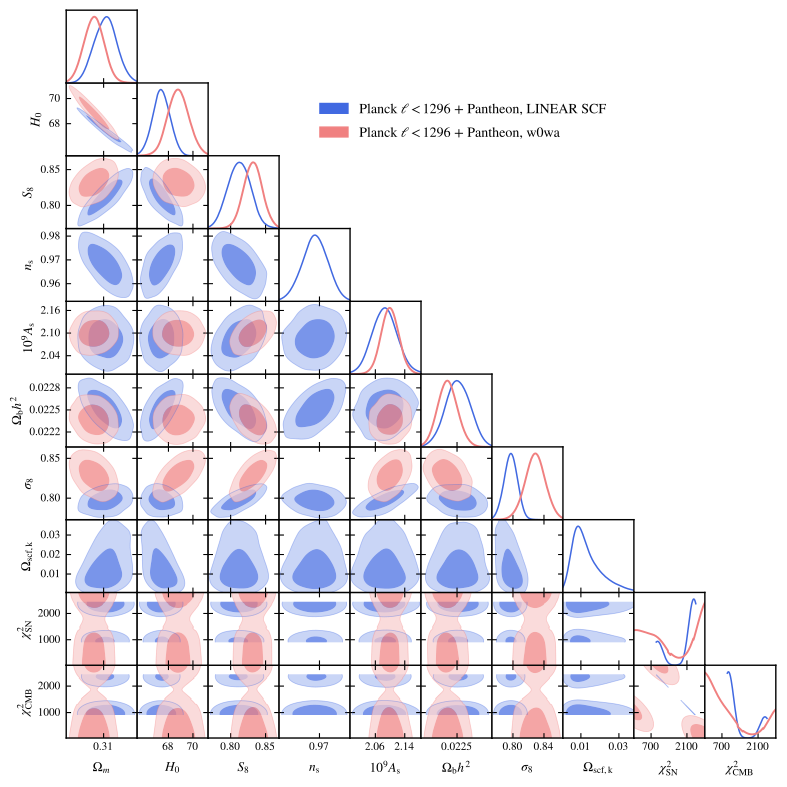

Reproduce this figure in Python.
import getdist.plots as gplot
from getdist import MCSamples
from getdist import loadMCSamples
import os
import matplotlib
import subprocess
import matplotlib.pyplot as plt
import numpy as np

# GENERAL PLOT OPTIONS
matplotlib.rcParams['mathtext.fontset'] = 'stix'
matplotlib.rcParams['font.family'] = 'STIXGeneral'
matplotlib.rcParams['mathtext.rm'] = 'Bitstream Vera Sans'
matplotlib.rcParams['mathtext.it'] = 'Bitstream Vera Sans:italic'
matplotlib.rcParams['mathtext.bf'] = 'Bitstream Vera Sans:bold'
matplotlib.rcParams['xtick.bottom'] = True
matplotlib.rcParams['xtick.top'] = False
matplotlib.rcParams['ytick.right'] = False
matplotlib.rcParams['axes.edgecolor'] = 'black'
matplotlib.rcParams['axes.linewidth'] = '1.0'
matplotlib.rcParams['axes.labelsize'] = 'medium'
matplotlib.rcParams['axes.grid'] = True
matplotlib.rcParams['grid.linewidth'] = '0.0'
matplotlib.rcParams['grid.alpha'] = '0.18'
matplotlib.rcParams['grid.color'] = 'lightgray'
matplotlib.rcParams['legend.labelspacing'] = 0.77
matplotlib.rcParams['savefig.bbox'] = 'tight'
matplotlib.rcParams['savefig.format'] = 'pdf'

# ADDING NEFF AS DERIVED PARAMETER
num_points_thin = 30000

parameter = [u'omegam2', u'H0', u'SS8',u'n_s',u'As_1e9',
u'omegabh2',u'sigma8',u'Omega0_scf_ke',u'chi2__SN',u'chi2__CMB']
chaindir=r'./'

analysissettings={'smooth_scale_1D':0.45,'smooth_scale_2D':0.45,
'ignore_rows': u'0.75','range_confidence' : u'0.025'}

analysissettings2={'smooth_scale_1D':0.45,'smooth_scale_2D':0.45,
'ignore_rows': u'0.0','range_confidence' : u'0.025'}


root_chains = (
  'EXAMPLE_MCMC803',
  'EXAMPLE_MCMC702',
)

# --------------------------------------------------------------------------------
samples=loadMCSamples(chaindir + root_chains[0],settings=analysissettings)
samples.thin(factor = int(np.sum(samples.weights)/num_points_thin))
p = samples.getParams()
samples.addDerived(p.omegan+(p.omegach2+p.omegabh2)/(p.H0/100.)/(p.H0/100.),name='omegam2',label='{\\Omega_m}')
samples.addDerived(p.sigma8*np.sqrt(p.omegan+(p.omegach2+p.omegabh2)/(p.H0/100.)/(p.H0/100.))/0.5477225575,name='SS8',label='{S_8}')
samples.saveAsText(chaindir + '/.VM_PKIMv2_TMP1')
# --------------------------------------------------------------------------------
samples=loadMCSamples(chaindir + root_chains[1],settings=analysissettings)
samples.thin(factor = int(np.sum(samples.weights)/num_points_thin))
p = samples.getParams()
samples.addDerived(p.omegam,name='omegam2',label='{\\Omega_m}')
samples.addDerived(p.s8omegamp5/0.5477225575,name='SS8',label='{S_8}')
samples.saveAsText(chaindir + '/.VM_PKIMv2_TMP2')


#GET DIST PLOT SETUP
g=gplot.getSubplotPlotter(chain_dir=chaindir,
analysis_settings=analysissettings2,width_inch=8.0)
g.settings.lw_contour = 1.2
g.settings.legend_rect_border = False
g.settings.figure_legend_frame = False
g.settings.axes_fontsize = 13.5
g.settings.legend_fontsize = 15.5
g.settings.alpha_filled_add = 0.7
g.settings.lab_fontsize=15
g.legend_labels=False

param_3d = None
g.triangle_plot(['.VM_PKIMv2_TMP1','.VM_PKIMv2_TMP2'],parameter,
plot_3d_with_param=param_3d,line_args=[
{'lw': 1.1,'ls': 'solid', 'color':'royalblue'},
{'lw': 1.4,'ls': 'solid', 'color':'lightcoral'},
{'lw': 1.7,'ls': '-.', 'color':'grey'},
{'lw': 1.0,'ls': 'dashed', 'color':'black'},
],
contour_colors=['royalblue','lightcoral','grey','black'],
filled=[True,True,False,False,False],
legend_labels=[
  'Planck $\\ell < 1296$ + Pantheon, LINEAR SCF',
  'Planck $\\ell < 1296$ + Pantheon, w0wa',
],
contour_ls=['solid', 'solid', '-.', 'dashed'],
contour_lws=[1.1, 1.4, 1.7, 1.0],
legend_loc=(0.4,0.815),
imax_shaded=0)
g.export()
